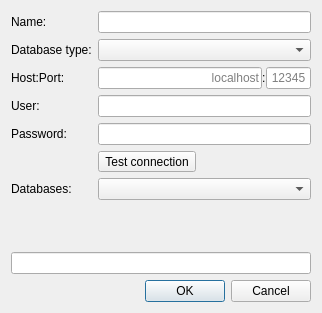
<?xml version="1.0" encoding="UTF-8"?>
<ui version="4.0">
 <class>PropertiesDialog</class>
 <widget class="QDialog" name="PropertiesDialog">
  <property name="windowModality">
   <enum>Qt::WindowModal</enum>
  </property>
  <property name="geometry">
   <rect>
    <x>0</x>
    <y>0</y>
    <width>322</width>
    <height>313</height>
   </rect>
  </property>
  <property name="windowTitle">
   <string>Properties</string>
  </property>
  <property name="modal">
   <bool>true</bool>
  </property>
  <layout class="QVBoxLayout" name="verticalLayout">
   <item>
    <widget class="QWidget" name="widget" native="true">
     <layout class="QFormLayout" name="formLayout">
      <property name="leftMargin">
       <number>0</number>
      </property>
      <property name="topMargin">
       <number>0</number>
      </property>
      <property name="rightMargin">
       <number>0</number>
      </property>
      <property name="bottomMargin">
       <number>0</number>
      </property>
      <item row="4" column="0">
       <widget class="QLabel" name="hostPortLbl">
        <property name="text">
         <string>Host:Port:</string>
        </property>
       </widget>
      </item>
      <item row="3" column="1">
       <widget class="QComboBox" name="dbTypeCb"/>
      </item>
      <item row="3" column="0">
       <widget class="QLabel" name="dbTypeLbl">
        <property name="text">
         <string>Database type:</string>
        </property>
       </widget>
      </item>
      <item row="4" column="1">
       <layout class="QHBoxLayout" name="horizontalLayout_2">
        <property name="spacing">
         <number>0</number>
        </property>
        <item>
         <widget class="QLineEdit" name="hostLe">
          <property name="alignment">
           <set>Qt::AlignRight|Qt::AlignTrailing|Qt::AlignVCenter</set>
          </property>
          <property name="placeholderText">
           <string>localhost</string>
          </property>
         </widget>
        </item>
        <item>
         <widget class="QLabel" name="separatorHostPortLbl">
          <property name="text">
           <string>:</string>
          </property>
         </widget>
        </item>
        <item>
         <widget class="QLineEdit" name="portLe">
          <property name="maximumSize">
           <size>
            <width>45</width>
            <height>16777215</height>
           </size>
          </property>
          <property name="maxLength">
           <number>32767</number>
          </property>
          <property name="alignment">
           <set>Qt::AlignCenter</set>
          </property>
          <property name="placeholderText">
           <string>12345</string>
          </property>
         </widget>
        </item>
       </layout>
      </item>
      <item row="5" column="0">
       <widget class="QLabel" name="userLbl">
        <property name="text">
         <string>User:</string>
        </property>
       </widget>
      </item>
      <item row="5" column="1">
       <widget class="QLineEdit" name="userLe"/>
      </item>
      <item row="6" column="0">
       <widget class="QLabel" name="passLbl">
        <property name="text">
         <string>Password:</string>
        </property>
       </widget>
      </item>
      <item row="6" column="1">
       <widget class="QLineEdit" name="passLe">
        <property name="echoMode">
         <enum>QLineEdit::Password</enum>
        </property>
       </widget>
      </item>
      <item row="2" column="1">
       <widget class="QLineEdit" name="nameLe"/>
      </item>
      <item row="2" column="0">
       <widget class="QLabel" name="nameLbl">
        <property name="text">
         <string>Name:</string>
        </property>
       </widget>
      </item>
      <item row="7" column="1">
       <layout class="QHBoxLayout" name="horizontalLayout">
        <item>
         <widget class="QToolButton" name="testConnectionBtn">
          <property name="text">
           <string>Test connection</string>
          </property>
         </widget>
        </item>
        <item>
         <widget class="QLabel" name="testConnectionLbl">
          <property name="text">
           <string/>
          </property>
         </widget>
        </item>
       </layout>
      </item>
      <item row="8" column="0">
       <widget class="QLabel" name="databasesLbl">
        <property name="text">
         <string>Databases:</string>
        </property>
       </widget>
      </item>
      <item row="8" column="1">
       <widget class="QComboBox" name="databasesCb"/>
      </item>
     </layout>
    </widget>
   </item>
   <item>
    <widget class="QLineEdit" name="connectionStringLe">
     <property name="readOnly">
      <bool>true</bool>
     </property>
    </widget>
   </item>
   <item>
    <widget class="QDialogButtonBox" name="buttonBox">
     <property name="orientation">
      <enum>Qt::Horizontal</enum>
     </property>
     <property name="standardButtons">
      <set>QDialogButtonBox::Cancel|QDialogButtonBox::Ok</set>
     </property>
    </widget>
   </item>
  </layout>
 </widget>
 <tabstops>
  <tabstop>nameLe</tabstop>
  <tabstop>dbTypeCb</tabstop>
  <tabstop>hostLe</tabstop>
  <tabstop>portLe</tabstop>
  <tabstop>userLe</tabstop>
  <tabstop>passLe</tabstop>
 </tabstops>
 <resources/>
 <connections>
  <connection>
   <sender>buttonBox</sender>
   <signal>accepted()</signal>
   <receiver>PropertiesDialog</receiver>
   <slot>accept()</slot>
   <hints>
    <hint type="sourcelabel">
     <x>248</x>
     <y>254</y>
    </hint>
    <hint type="destinationlabel">
     <x>157</x>
     <y>274</y>
    </hint>
   </hints>
  </connection>
  <connection>
   <sender>buttonBox</sender>
   <signal>rejected()</signal>
   <receiver>PropertiesDialog</receiver>
   <slot>reject()</slot>
   <hints>
    <hint type="sourcelabel">
     <x>316</x>
     <y>260</y>
    </hint>
    <hint type="destinationlabel">
     <x>286</x>
     <y>274</y>
    </hint>
   </hints>
  </connection>
 </connections>
</ui>
